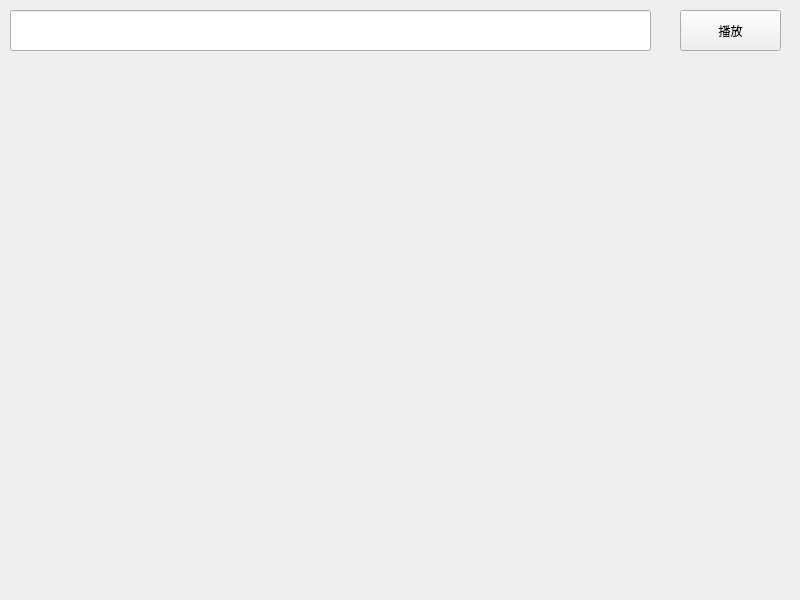
<?xml version="1.0" encoding="UTF-8"?>
<ui version="4.0">
 <class>MySpeech</class>
 <widget class="QWidget" name="MySpeech">
  <property name="geometry">
   <rect>
    <x>0</x>
    <y>0</y>
    <width>800</width>
    <height>600</height>
   </rect>
  </property>
  <property name="windowTitle">
   <string>MySpeech</string>
  </property>
  <widget class="QLineEdit" name="lineEdit">
   <property name="geometry">
    <rect>
     <x>10</x>
     <y>10</y>
     <width>641</width>
     <height>41</height>
    </rect>
   </property>
  </widget>
  <widget class="QPushButton" name="pushButton">
   <property name="geometry">
    <rect>
     <x>680</x>
     <y>10</y>
     <width>101</width>
     <height>41</height>
    </rect>
   </property>
   <property name="text">
    <string>播放</string>
   </property>
  </widget>
 </widget>
 <resources/>
 <connections/>
</ui>
